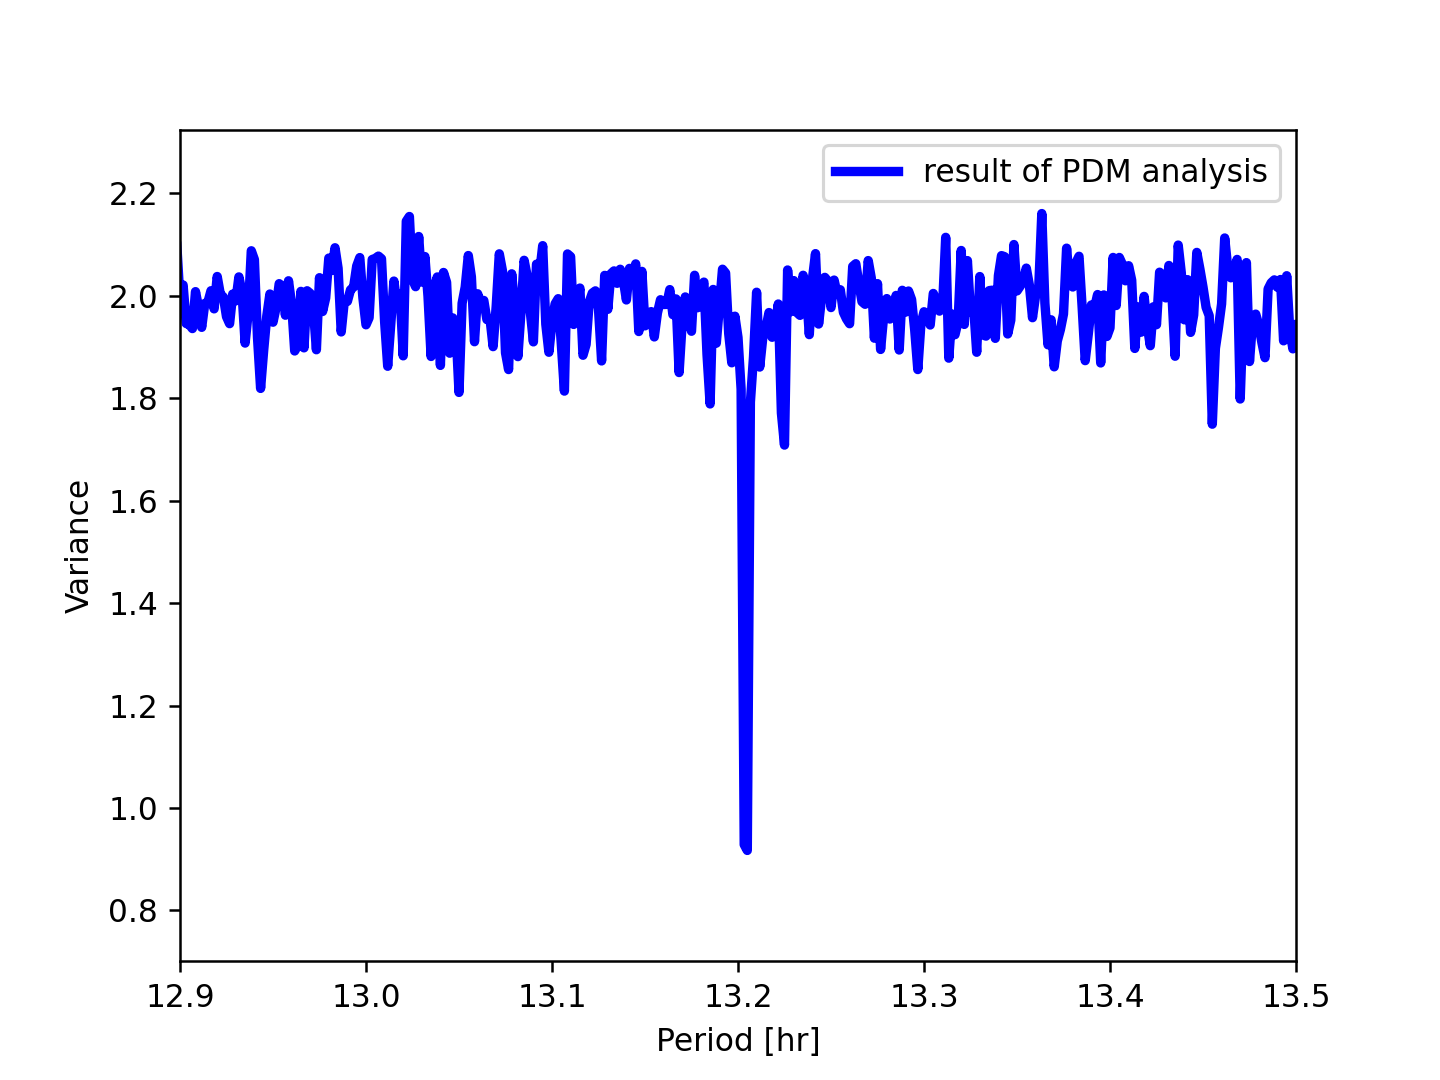

Here is the Python script that generated this plot:
#!/usr/pkg/bin/python3.9

#
# Time-stamp: <2022/11/28 00:59:17 (CST) daisuke>
#

# importing numpy module
import numpy

# importing matplotlib module
import matplotlib.figure
import matplotlib.backends.backend_agg

# input file name
file_input = 'ai202209_s11_03_02.data'

# output file name
file_output = 'ai202209_s11_03_04.png'

# empty numpy arrays for storing data
data_per = numpy.array ([])
data_var = numpy.array ([])

# opening file
with open (file_input, 'r') as fh:
    # reading file line-by-line
    for line in fh:
        # skipping line if the line starts with '#'
        if (line[0] == '#'):
            continue
        # removing line feed at the end of line
        line = line.strip ()
        # splitting data
        (per_day_str, per_hr_str, per_min_str, var_str) = line.split ()
        # conversion from string into float
        per_hr = float (per_hr_str)
        var = float (var_str)
        # appending the data at the end of numpy arrays
        data_per = numpy.append (data_per, per_hr)
        data_var = numpy.append (data_var, var)

# making objects "fig" and "ax"
fig    = matplotlib.figure.Figure ()
canvas = matplotlib.backends.backend_agg.FigureCanvasAgg (fig)
ax     = fig.add_subplot (111)

# labels
ax.set_xlabel ('Period [hr]')
ax.set_ylabel ('Variance')

# axes
ax.set_xlim (12.9, 13.5)

# plotting data
ax.plot (data_per, data_var, \
         linestyle='-', linewidth=3, color='blue', \
         label='result of PDM analysis')
ax.legend ()

# saving the plot into a file
fig.savefig (file_output, dpi=225)
